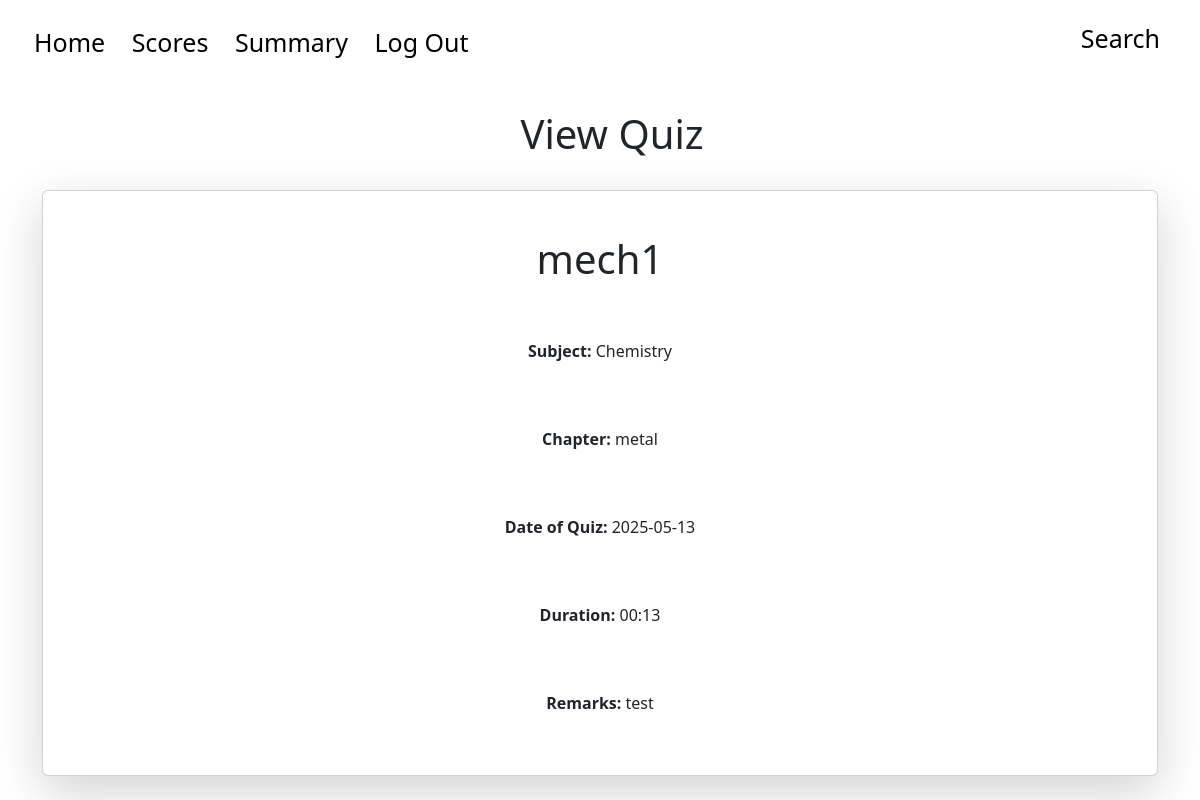
Screenshot of /student/quiz/view?quiz_id=1 with the database file from the repository.
### tables this page shows
CREATE TABLE quizzes ( id INTEGER PRIMARY KEY AUTOINCREMENT, name TEXT NOT NULL, subject_id INTEGER NOT NULL, chapter_id INTEGER NOT NULL, date_of_quiz DATE NOT NULL, time_duration TEXT NOT NULL, remarks TEXT, FOREIGN KEY(chapter_id) REFERENCES chapters(id) ON DELETE CASCADE, FOREIGN KEY(subject_id) REFERENCES subjects(id) ON DELETE CASCADE);

CREATE TABLE subjects ( id INTEGER PRIMARY KEY AUTOINCREMENT, name TEXT NOT NULL UNIQUE, description TEXT );

CREATE TABLE chapters ( id INTEGER PRIMARY KEY AUTOINCREMENT, subject_id INTEGER NOT NULL, name TEXT NOT NULL, description TEXT, FOREIGN KEY(subject_id) REFERENCES subjects(id) ON DELETE CASCADE );

### app.py (the view)
@app.route('/student/quiz/view', methods=['GET', 'POST'])
def view_quiz():
    quiz_id = request.args.get('quiz_id')
    conn = sqlite3.connect("app.db")
    cursor = conn.cursor()
    cursor.execute("SELECT * FROM quizzes WHERE id = ?", (quiz_id,))
    output = cursor.fetchall()
    id = output[0][0]
    name = output[0][1]
    subject_id = output[0][2]
    chapter_id = output[0][3]
    date = output[0][4]
    duration = output[0][5]
    remarks = output[0][6]
    cursor.execute('SELECT name FROM subjects WHERE id = ?', (subject_id,))
    sub_name_db = cursor.fetchall()
    subject = sub_name_db[0][0]
    cursor.execute('SELECT name FROM chapters WHERE id = ?', (chapter_id,))
    ch_name_db = cursor.fetchall()
    chapter = ch_name_db[0][0]
    quiz = {'id': id, 'name': name,'subject': subject,'chapter': chapter,'date': date, 'duration': duration, 'remarks': remarks}
    conn.close()
    return render_template('view_quiz.html', quiz=quiz)

### templates/view_quiz.html (shortened to what this page needs)
<!DOCTYPE html>
<html lang="en">
<head>
    <link href="https://cdn.jsdelivr.net/npm/bootstrap@5.3.0/dist/css/bootstrap.min.css" rel="stylesheet">
</head>
<header class="container p-4 vh-20 vw-100" style="font-size: 25px; text-align: left; margin-left:0px;">
    <div>
        <a href='/student/dashboard'>
            Home
        </a>
        <a href="/student/scores">
            Scores
        </a>
        <a href="/student/summary">
            Summary
        </a>
        <a href="/student/logout">
            Log Out
        </a>
        <div style="position: absolute; right: 0; top: 0; padding-top: 20px; padding-right: 30px">
            <a href="/student/search">Search</a>
        </div>
    </div>
</header>
<body>
    <div class="container vw-100"  style="text-align:center">
        <div class="container vw-100 p-4" style="text-align: center;">
            <h1>View Quiz</h1>
        </div>
        <div class="card p-1 shadow-lg ">
            <div class="card-body">
                <div class="p-4">
                    <h1 class="text-center">
                        {{ quiz['name'] }}
                    </h1>
                </div>
                <div class="p-4">
                    <p class="text-center">
                        <b>
                            Subject:
                        </b>{{ quiz['subject'] }}
                    </p>
                </div>
                <div class="p-4">
                    <p class="text-center">
                        <b>
                            Chapter:
                        </b>{{ quiz['chapter'] }}
                    </p>
                </div>
                <div class="p-4">
                    <p class="text-center">
                        <b>
                            Date of Quiz:
                        </b>{{ quiz['date'] }}
                    </p>
                </div>
                <div class="p-4">
                    <p class="text-center">
                        <b>
                            Duration:
                        </b>{{ quiz['duration'] }}
                    </p>
                </div>
                <div class="p-4">
                    <p class="text-center">
                        <b>
                            Remarks:
                        </b>{{ quiz['remarks'] }}
                    </p>
                </div>
            </div>
        </div>
    </div>
</body>

### templates/view_quiz.html (style rules this page uses)
a { color: #000; text-decoration: none; padding-left: 10px; padding-right: 10px; }

### rows the page displays
quizzes: name "mech1", date "2025-05-13", duration "00:13", remarks "test"
subjects: subject "Chemistry"
chapters: chapter "metal"
